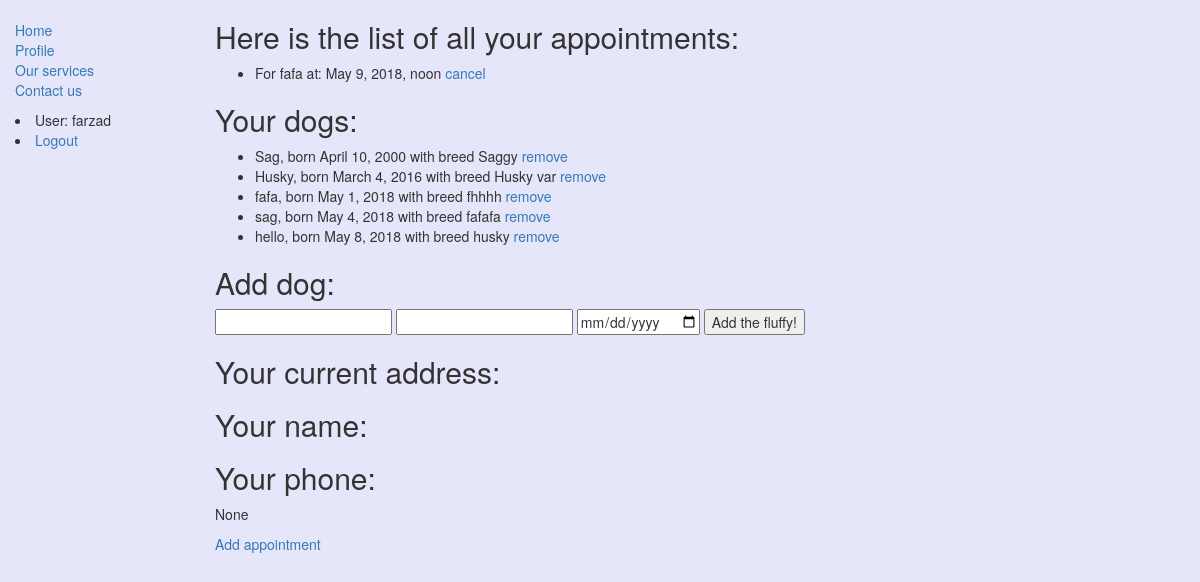
The page /profile/ (signed in) on the database as committed earlier.
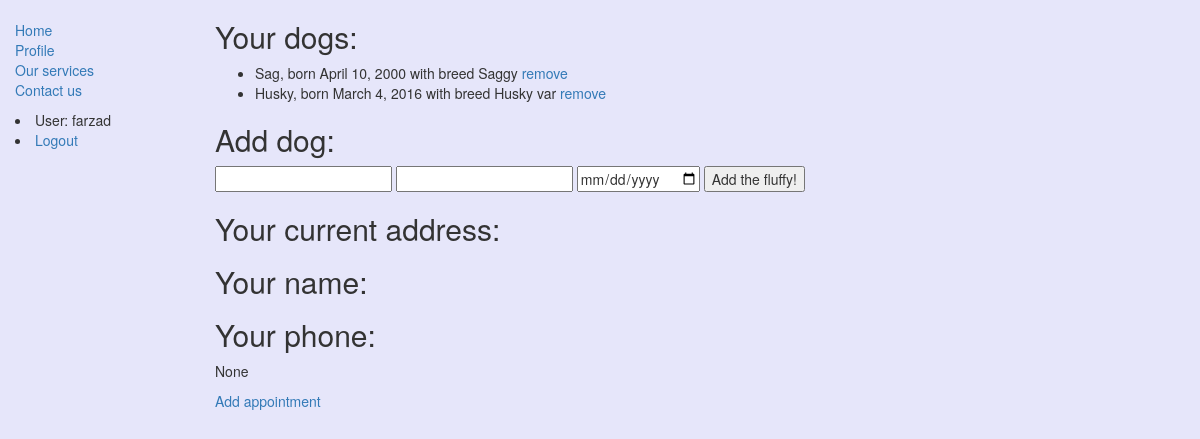
The same page on the database as committed later.
### doggroomer/models.py (models this page shows, shortened)
class Appointment(models.Model):
    title = models.CharField(max_length=200)
    user = models.ForeignKey(User, on_delete=models.SET_NULL, null=True)
    description = models.TextField(max_length=1000, help_text='Enter your specific comments here')
    option = models.ManyToManyField(Option, help_text='Select options for this appointment')
    dog = models.ForeignKey(Dog, on_delete=models.CASCADE, null=False)
    start_time = models.DateTimeField(verbose_name="Starting time of the appointment")
    def get_user_address(self):
        return self.user.profile.address
    get_user_address.short_description = 'Address'

class Dog(models.Model):
    name = models.CharField(max_length=50)
    owner = models.ForeignKey(User, on_delete=models.CASCADE, null=False)
    breed = models.CharField(max_length=50)
    birth_date = models.DateField(null=True)

### doggroomer/views.py (the view)
# urls.py: path('profile/', views.profile, name='profile'),
@login_required
def profile(request):
    if request.method == 'POST':
        form = AddDogForm(request.POST)
        if form.is_valid():
            dog = Dog(owner=request.user)
            dog.name = form.cleaned_data.get('name')
            dog.breed = form.cleaned_data.get('breed')
            dog.birth_date = form.cleaned_data.get('birth_date')
            dog.save()
            return redirect('profile')
        else:
            return request('profile')
    else:
        form = AddDogForm()
        melbourne_tz = pytz.timezone('Australia/Melbourne')
        melbourne_dt = melbourne_tz.localize(datetime.datetime.now() + datetime.timedelta(seconds=10))
        give_this_to_celery = melbourne_dt.astimezone(pytz.UTC)
        return render(request, 'profile.html', context={'form': form , 'appointments': Appointment.objects.filter(user=request.user),
                                                    'dogs': Dog.objects.filter(owner=request.user)})

### doggroomer/forms.py
class AddDogForm(ModelForm):
    name = forms.CharField(max_length=50, required=True, help_text="What's the name of the fluffy?")
    breed = forms.CharField(max_length=50, required=True)
    birth_date = forms.DateField(required=True)
    class Meta:
        model = Dog
        fields = ('name', 'breed', 'birth_date')

### doggroomer/templates/profile.html (shortened to what this page needs)
{% extends 'base_generic.html' %}
{% block content %}
    {% if appointments %}
  <h2>Here is the list of all your appointments:</h2>
    <ul>
        {% for appointment in appointments %}
            <li> For {{ appointment.dog.name }} at: {{ appointment.start_time }}  {{ profile.address }}  <a href="{%  url 'delete_appointment' appointment.pk %}">cancel</a>  </li>
        {% endfor %}
    </ul>
    {% endif %}
    {% if dogs %}
    <h2>Your dogs:</h2>
    <ul>
        {% for dog in dogs %}
            <li>  {{ dog.name }}, born {{ dog.birth_date }} with breed  {{ dog.breed }} <a href="{%  url 'delete_dog' dog.pk %}">remove</a></li>
        {% endfor %}
    </ul>
    {% endif %}
    <h2>Add dog:</h2>
      <form method="post">
          <input type="name" name="name">
          <input type="text" name="breed">
          <input type="date" name="birth_date">
    <button type="submit">Add the fluffy!</button>
  </form>
    <h2>Your current address:</h2>
    <h2>Your name:</h2>
    <h2>Your phone:</h2>
    <p>{{ request.user.profile.phone }}</p>
    {% if dogs %}
    <a href="{% url 'booking' %}"> Add appointment </a>
    {% else %}
        <p><b>Please add a dog to book an appointment!</b></p>
    {% endif %}
{% endblock %}

Rows that differ between the two databases and show on the page:
removed Appointment: dog.name "fafa", start_time "May 9, 2018, noon"
removed Dog: name "fafa", birth_date "May 1, 2018", breed "fhhhh"
removed Dog: name "sag", birth_date "May 4, 2018", breed "fafafa"
removed Dog: name "hello", birth_date "May 8, 2018", breed "husky"
Other text that changed with them:
text no longer shown: "Here is the list of all your appointments:"
